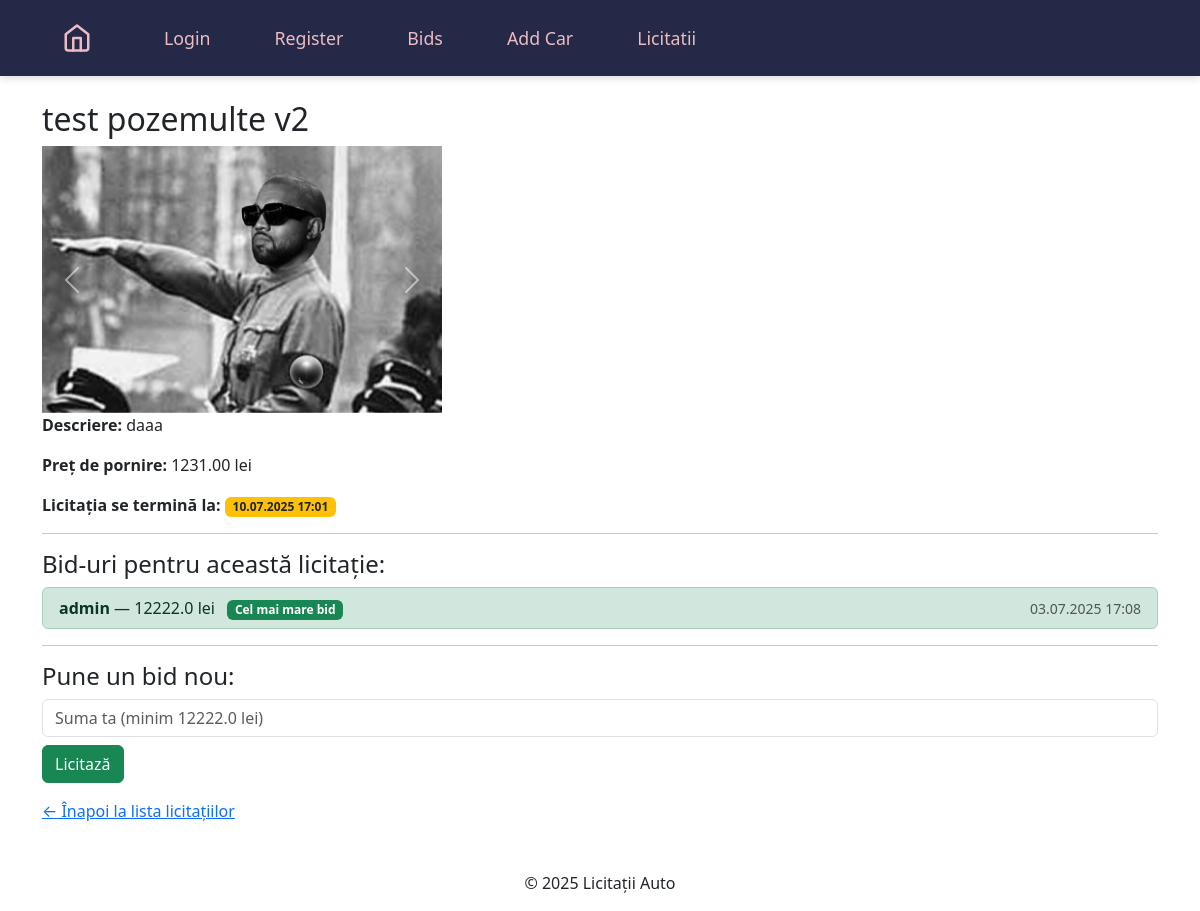
Page /auction/6/ (signed in) on the committed database.
### auctions/models.py (models this page shows, shortened)
class Auction(models.Model):
    car = models.ForeignKey(Car, related_name='auctions', on_delete=models.CASCADE)
    start_time = models.DateTimeField(default=timezone.now)
    end_time = models.DateTimeField()
    is_active = models.BooleanField(default=True)
    id = models.AutoField(primary_key=True)

class Car(models.Model):
    name = models.CharField(max_length=100)
    description = models.TextField()
    price = models.DecimalField(max_digits=10, decimal_places=2)
    image = models.ImageField(upload_to='media/')
    created_at = models.DateTimeField(default=timezone.now)
    updated_at = models.DateTimeField(auto_now=True)

class CarImage(models.Model):
    car = models.ForeignKey(Car, on_delete=models.CASCADE, related_name='images')
    image = models.ImageField(upload_to='media/')
    uploaded_at = models.DateTimeField(auto_now_add=True)

class Bid(models.Model):
    auction = models.ForeignKey(Auction, related_name='bids', on_delete=models.CASCADE)
    car = models.ForeignKey(Car, related_name='bids', on_delete=models.CASCADE)
    user = models.ForeignKey(User, on_delete=models.CASCADE)
    amount = models.FloatField()
    created_at = models.DateTimeField(auto_now_add=True)

### auctions/views.py (the view)
# urls.py: path('auction/<int:auction_id>/', views.auction_detail, name='auction_detail'),  # Detail view of a specific auction
def auction_detail(request, auction_id):
    auction = get_object_or_404(Auction, id=auction_id)
    bids = Bid.objects.filter(car=auction.car).order_by('-amount')
    return render(request, "auctions/auction_detail.html", {
        "auction": auction,
        "bids": bids,
    })

### templates/auctions/auction_detail.html (shortened to what this page needs)
{% extends "main.html" %}
{% block content %}
  <h2>{{ auction.car.name }}</h2>
  {% if auction.car.images.all %}
    <div id="carCarousel" class="carousel slide" data-bs-ride="carousel" style="max-width:400px;">
      <div class="carousel-inner">
        {% for img in auction.car.images.all %}
          <div class="carousel-item {% if forloop.first %}active{% endif %}">
            <img src="{{ img.image.url }}" class="d-block w-100" alt="Imagine {{ auction.car.name }}">
          </div>
        {% endfor %}
      </div>
      <button class="carousel-control-prev" type="button" data-bs-target="#carCarousel" data-bs-slide="prev">
        <span class="carousel-control-prev-icon" aria-hidden="true"></span>
      </button>
      <button class="carousel-control-next" type="button" data-bs-target="#carCarousel" data-bs-slide="next">
        <span class="carousel-control-next-icon" aria-hidden="true"></span>
      </button>
    </div>
  {% elif auction.car.image %}
    <img src="{{ auction.car.image.url }}" alt="Imagine {{ auction.car.name }}" style="max-width: 400px;">
  {% else %}
    <span style="color: #888;">Fără imagini</span>
  {% endif %}
  <p><strong>Descriere:</strong> {{ auction.car.description }}</p>
  <p><strong>Preț de pornire:</strong> {{ auction.car.price }} lei</p>
  <p><strong>Licitația se termină la:</strong> <span class="badge bg-warning text-dark">{{ auction.end_time|date:"d.m.Y H:i" }}</span></p>
  <hr>
  <h4>Bid-uri pentru această licitație:</h4>
  {% if bids %}
    <ul class="list-group mb-3">
      {% for bid in bids %}
        <li class="list-group-item d-flex justify-content-between align-items-center {% if forloop.first %}list-group-item-success{% endif %}">
          <span>
            <strong>{{ bid.user.username }}</strong> — {{ bid.amount }} lei
            {% if forloop.first %}<span class="badge bg-success ms-2">Cel mai mare bid</span>{% endif %}
          </span>
          <small class="text-muted">{{ bid.created_at|date:"d.m.Y H:i" }}</small>
        </li>
      {% endfor %}
    </ul>
  {% else %}
    <p>Nu există încă bid-uri pentru această licitație.</p>
  {% endif %}
  <hr>
  {% if user.is_authenticated %}
    {% if auction.is_active %}
      <h4>Pune un bid nou:</h4>
      <form method="post" action="{% url 'place_bid' auction.id %}">
        <div class="mb-2">
          <input type="number"
                 name="amount"
                 step="0.01"
                 min="{{ bids.0.amount|default:auction.car.price }}"
                 class="form-control"
                 required
                 placeholder="Suma ta (minim {{ bids.0.amount|default:auction.car.price }} lei)">
        </div>
        <button type="submit" class="btn btn-success">Licitază</button>
      </form>
    {% else %}
      <div class="alert alert-secondary mt-3">
        Licitația s-a încheiat.
      </div>
    {% endif %}
  {% else %}
    <p><a href="{% url 'login' %}">Loghează-te</a> ca să poți licita.</p>
  {% endif %}
  <div class="mt-3">
    <a href="{% url 'auction_list' %}">&larr; Înapoi la lista licitațiilor</a>
  </div>
{% endblock %}

### rows in the picture
Auction: car.name "test pozemulte v2", car.description "daaa", car.price "1231.00", end_time "10.07.2025 17:01"
CarImage: image (picture)
Bid: user.username "admin", amount "12222.0", created_at "03.07.2025 17:08", amount "Suma ta (minim 12222.0 lei)"
